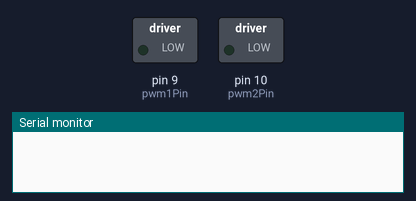
Simulated run of this sketch. Board: Arduino Uno, built with avr-gcc and run on an emulated ATmega328P. Parts: switched loads named in the sketch (green lamp = pin HIGH), the last lines printed to the serial monitor.

Above: at 0.1 s.
At 10.8 s:
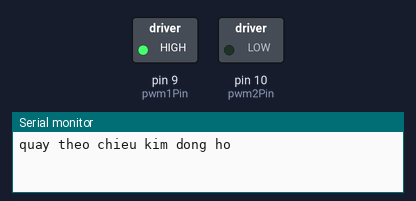
At 32.8 s:
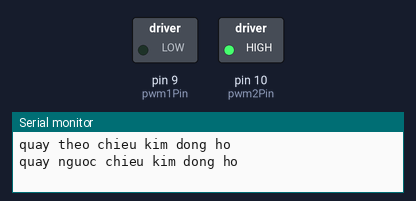
At 39.2 s:
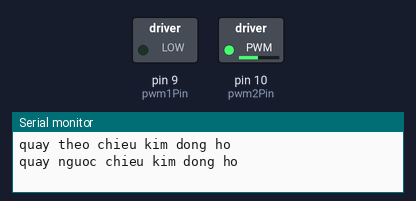
Timing chart, 0 to 40.0 s (numbered marks = the images above):
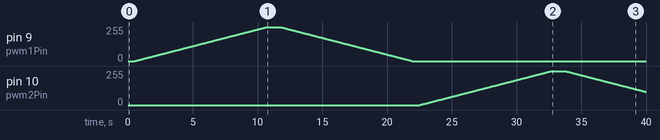

The sketch:

BTN8982_test.ino
```cpp
/*
  chương trình phát xung PWM cho DC Driver Motor BTN8982
  điều khiển 1 động cơ quay thuận - nghịch với tần số (FREQUENCY) được định nghĩa trước.
  tốc độ động cơ được điều khiển bằng cách thay đổi giá trị duty cycle.
  (The PWM pulse generation program for the DC Driver Motor BTN8982
  controls one motor to rotate forward and backward with a predefined frequency (FREQUENCY).
  The motor speed is controlled by changing the duty cycle value.)
*/

/*
  KẾT NỐI CHÂN TÍN HIỆU
  Signal Pin Connection
    --> chân 5V nối +5VDC
        The 5V pin connects to +5VDC
    --> chân GND nối 0VDC
        The GND pin connects to 0VDC
    --> chân EN_1, EN_2 kích mức 1 (nối +5VDC)
        The EN_1, EN_2 enable pins connect to +5VDC
    --> chân PWM1 nối pin9 của Vietduino Uno
        The PWM1 pin connects to pin9
    --> chân PWM2 nối pin10 của Vietduino Uno
        The PWM2 pin connects to pin10
*/

/*
  KẾT NỐI CHÂN CẤP NGUỒN, ĐỘNG CƠ
  Power Supply Pin Connection
    --> chân Vin nối nguồn 8~18VDC
        The Vin pin connects to 8~18VDC
    --> chân GND nối 0VDC
        The GND pin connects to 0VDC
    --> chân OUT1, OUT2 nối động cơ
        The OUT1, OUT2 pins connect to motors
*/

#include <TimerOne.h>
// định nghĩa tần số của xung PWM (Hz)
// define the frequency of the PWM pulse (Hz)
#define FREQUENCY 18000

// định nghĩa chân PWM
// define the PWM pin
const int pwm1Pin = 9;
const int pwm2Pin = 10;

void setup() {
  // khởi tạo Serial
  // initialize the serial communications:
  Serial.begin(9600);

  // Khởi tạo Timer1
  // initialize Timer1
  Timer1.initialize(1000000/FREQUENCY);
      /*
        Giá trị 1000000/FREQUENCY là thời gian chu kỳ.
        Ví dụ: khi muốn PWM có tần số 1000Hz thì giá trị đặt vào init là 1000000/1000 = 1000
        The value 1000000/FREQUENCY is the cycle time.
        For example, if you want the PWM to have a frequency of 1000Hz, the value set for init is 1000000/1000 = 1000.
      */

  // Khởi tạo chân PWM là đầu ra
  // initialize PWM pin is output
  pinMode(pwm1Pin, OUTPUT);
  pinMode(pwm2Pin, OUTPUT);
  // Ban đầu đặt duty cycle cho 2 xung PWM = 0
  // set the initial duty cycle for both PWM signals = 0
  Timer1.pwm(pwm1Pin, 0);
  Timer1.pwm(pwm2Pin, 0);
      /*
        Giá trị duty cycle (0-100%) ứng với 0-1023
        The duty cycle (0-100%) corresponds to 0-1023
      */

  delay(500);
}

void loop() {
  // quay theo chiều kim đồng hồ
  // rotate clockwise
  Serial.println("quay theo chieu kim dong ho");
  run(pwm1Pin);
  stop();

  // quay nguoc chieu kim dong ho
  // rotate counterclockwise
  Serial.println("quay nguoc chieu kim dong ho");
  run(pwm2Pin);
  stop();

}

void run(int pwmPin){
  for(int i = 0; i<1024; i++){
    Timer1.pwm(pwmPin, i);
    if(i == 1023)
      delay(1000);
    else
    delay(10);
  }
  for(int j = 1023; j >= 0;j--){
    Timer1.pwm(pwmPin, j);
  delay(10);
  }
}
void stop(){
  Timer1.pwm(pwm1Pin, 0);
  Timer1.pwm(pwm2Pin, 0);
  delay(500);
}
```

Measured:
- by itself, pin 9 (pwm1Pin): rises from 0/255 to 255/255 in 10.2 s, then falls to 0/255 in 11.2 s
- by itself, pin 10 (pwm2Pin): rises from 0/255 to 255/255 in 10.2 s, then falls to 99/255 in 7.3 s
